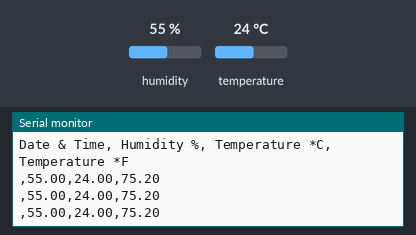
Bench run of a sketch on a simulated Arduino Uno, built with avr-gcc and run on an emulated ATmega328P. On the bench: the last lines printed to the serial monitor. Inputs (shaded band) come from the test bench; at power-on: humidity 55 %, temperature 24 °C.

Above: at 3.8 s.
3.9 s: humidity set to 22 %
At 5.4 s:
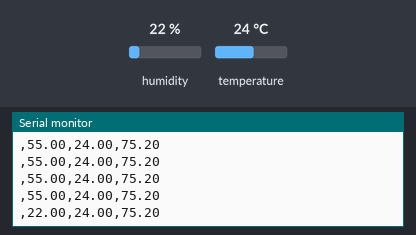
6.8 s: temperature set to 12 °C
At 8.7 s:
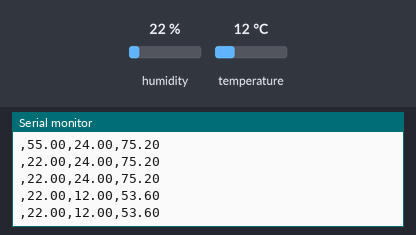
9.7 s: humidity set to 40 %
At 11.0 s:
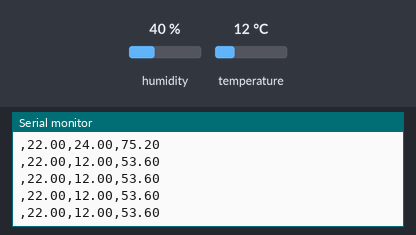
Timing chart, 0 to 12.7 s (numbered marks = the images above; inputs shaded):
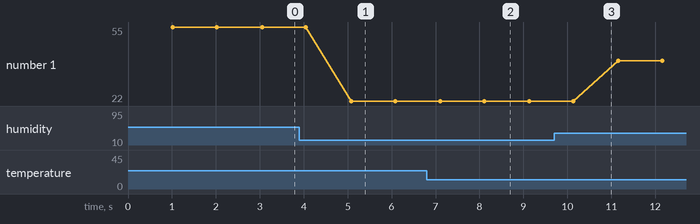

The sketch:

DHT11_code_2021.ino
```cpp
#include "DHT.h"

#define DHTPIN 7

#define DHTTYPE DHT11


DHT dht(DHTPIN, DHTTYPE);

void setup() {
  Serial.begin(9600);
  Serial.println(F("Date & Time, Humidity %, Temperature *C, Temperature *F"));

  dht.begin();
}

void loop() {

  delay(1000);


  float h = dht.readHumidity();

  float t = dht.readTemperature();

  float f = dht.readTemperature(true);


  if (isnan(h) || isnan(t) || isnan(f)) {
    Serial.println(F("Failed to read from DHT sensor!"));
    return;
  }

  Serial.print(",");
  Serial.print(h);
  Serial.print(",");
  Serial.print(t);
  Serial.print(",");
  Serial.println(f);

}
```

Measured:
- after the input at 3.9 s, the serial monitor: prints a new line after 1.2 s (image 1)
- after the input at 6.8 s, the serial monitor: prints a new line after 0.30 s (image 2)
- plotted number 1: 55 → 22 after the input at 3.9 s, 22 → 40 after the input at 9.7 s
